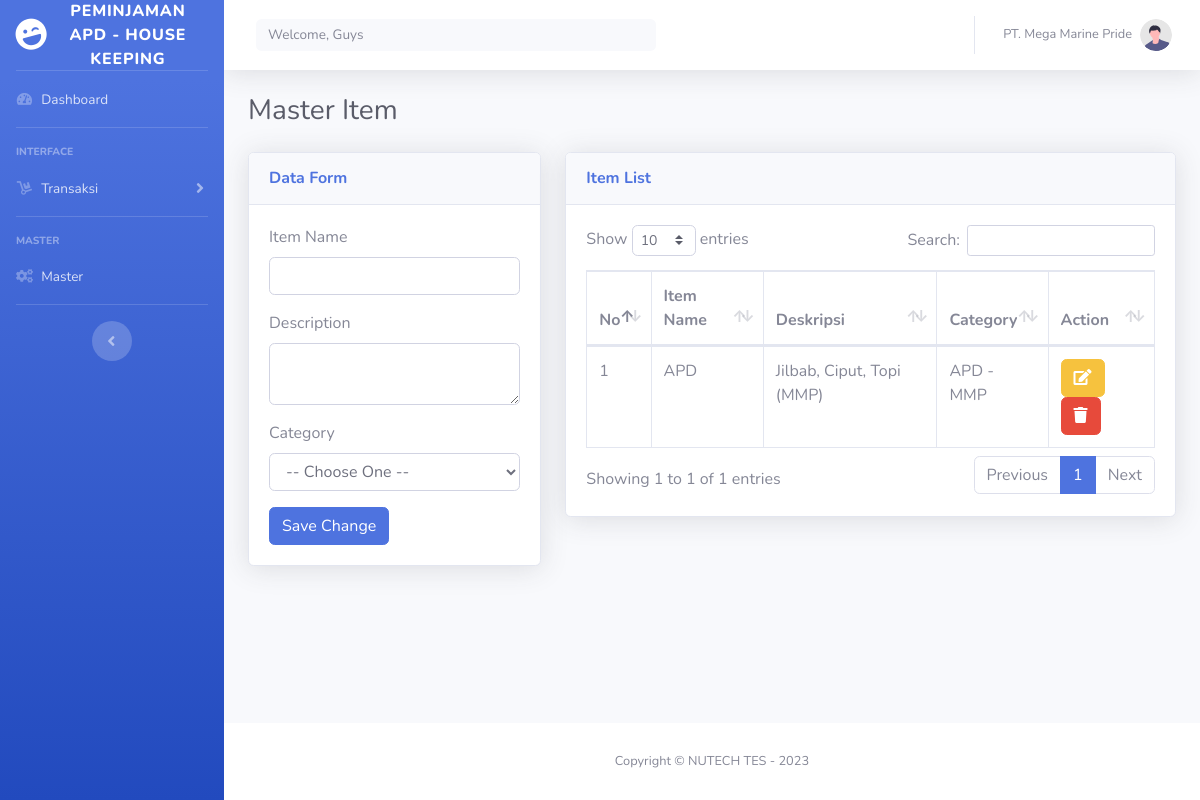
Page /index.php/item on the committed database.
### tables this page shows
CREATE TABLE `tbl_master_item`  (
  `id` int NOT NULL AUTO_INCREMENT,
  `item_name` varchar(255) NULL DEFAULT NULL,
  `deskripsi` text NULL,
  `categ_id` int NULL DEFAULT NULL,
  PRIMARY KEY (`id`) USING BTREE
);

CREATE TABLE `tbl_master_category`  (
  `id` int NOT NULL AUTO_INCREMENT,
  `nama_kategori` varchar(255) NULL DEFAULT NULL,
  `company_id` int NULL DEFAULT NULL,
  PRIMARY KEY (`id`) USING BTREE
);

CREATE TABLE `tbl_master_company`  (
  `id` int NOT NULL AUTO_INCREMENT,
  `name` varchar(255) NULL DEFAULT NULL,
  `aliases` varchar(255) NULL DEFAULT NULL,
  PRIMARY KEY (`id`) USING BTREE
);

### application/views/template/conten.php (called while the page is built, shortened)
<?php
$this->load->view('template/header');
$this->load->view('template/navbar');
$this->load->view($conten);

### application/controllers/Item.php (called while the page is built, shortened)
<?php
class Item extends CI_Controller
{
    public function __construct()
    {
        $this->load->model('M_master','master');
    }
    public function index()
    {
        $data = [
            'title' => 'Master Item',
            'subtitle' => 'Item List',
            'conten' => 'conten/item',
            'item' => $this->master->data_item(),
            'categ' => $this->master->data_categ(),
        ];
        $this->load->view('template/conten', $data);
    }
}

### index.php (called while the page is built, shortened)
<?php
require_once BASEPATH.'core/CodeIgniter.php';

### application/models/M_master.php (called while the page is built, shortened)
<?php
class M_master extends CI_Model
{
  function data_item() {
    return $this->db->query("SELECT
      a.id,
      a.item_name,
      a.deskripsi,
      b.nama_kategori,
      c.aliases
    from
      tbl_master_item a
    join tbl_master_category b on
      b.id = a.categ_id
    join tbl_master_company c on
      c.id = b.company_id");
  }
}

### application/views/conten/item.php (the view, shortened to what this page needs)
<div class="container-fluid">
<h1 class="h3 mb-4 text-gray-800"><?= $title ?></h1>
<div class="row">
    <div class="col-lg-4">
        <div class="card shadow mb-3">
            <div class="card-header py-3">
                <h6 class="m-0 font-weight-bold text-primary">Data Form</h6>
            </div>
            <div class="card-body">
                <form action="<?= base_url('index.php/item/tambah_data')?>" method="post" enctype="multipart/form-data">
                <div class="form-group">
                    <label for="exampleFormControlInput1">Item Name</label>
                    <input type="text" class="form-control" id="itemName" name="itemName" required>
                </div>
                <div class="form-group">
                    <label for="exampleFormControlInput1">Description</label>
                    <textarea name="deskripsi" id="deskripsi" required class="form-control"></textarea>
                </div>
                <div class="form-group">
                    <label for="exampleFormControlInput1">Category</label>
                    <select name="categ_id" id="categ_id" class="form-control" required>
                        <option value="" disabled selected>-- Choose One --</option>
                    </select>
                </div>
                <button type="submit" class="btn btn-primary">Save Change</button>
                </form>
            </div>
        </div>
    </div>
    <div class="col-lg-8">
        <div class="card shadow mb-3">
            <div class="card-header py-3">
                <h6 class="m-0 font-weight-bold text-primary"><?= $subtitle ?></h6>
            </div>
            <div class="card-body">
                <div class="table-responsive">
                    <table class="table table-bordered" id="dataTable" width="100%" cellspacing="0">
                        <thead>
                            <tr>
                                <th>No</th>
                                <th>Item Name</th>
                                <th>Deskripsi</th>
                                <th>Category</th>
                                <th>Action</th>
                            </tr>
                        </thead>
                        <tbody>
                           <?php
                           $x=1;
                           foreach ($item->result() as $row) { ?>
                            <tr>
                                <td><?= $x++; ?></td>
                                <td><?= $row->item_name ?></td>
                                <td><?= $row->deskripsi ?></td>
                                <td><?= $row->nama_kategori . ' - ' . $row->aliases ?></td>
                                <td>
                                    <button type="button" class="btn btn-warning"><i class="fa fa-edit"></i></button>
                                    <button type="button" class="btn btn-danger"><i class="fa fa-trash"></i></button>
                                </td>
                            </tr>
                           <?php }
                           ?>
                        </tbody>
                    </table>
                </div>
            </div>
        </div>
    </div>
</div>
</div>

### rows in the picture
tbl_master_item: item_name "APD", deskripsi "Jilbab, Ciput, Topi (MMP)", tbl_master_category.nama_kategori "APD", tbl_master_company.aliases "MMP"

### other values in the picture
$title "Master Item"
$subtitle "Item List"
